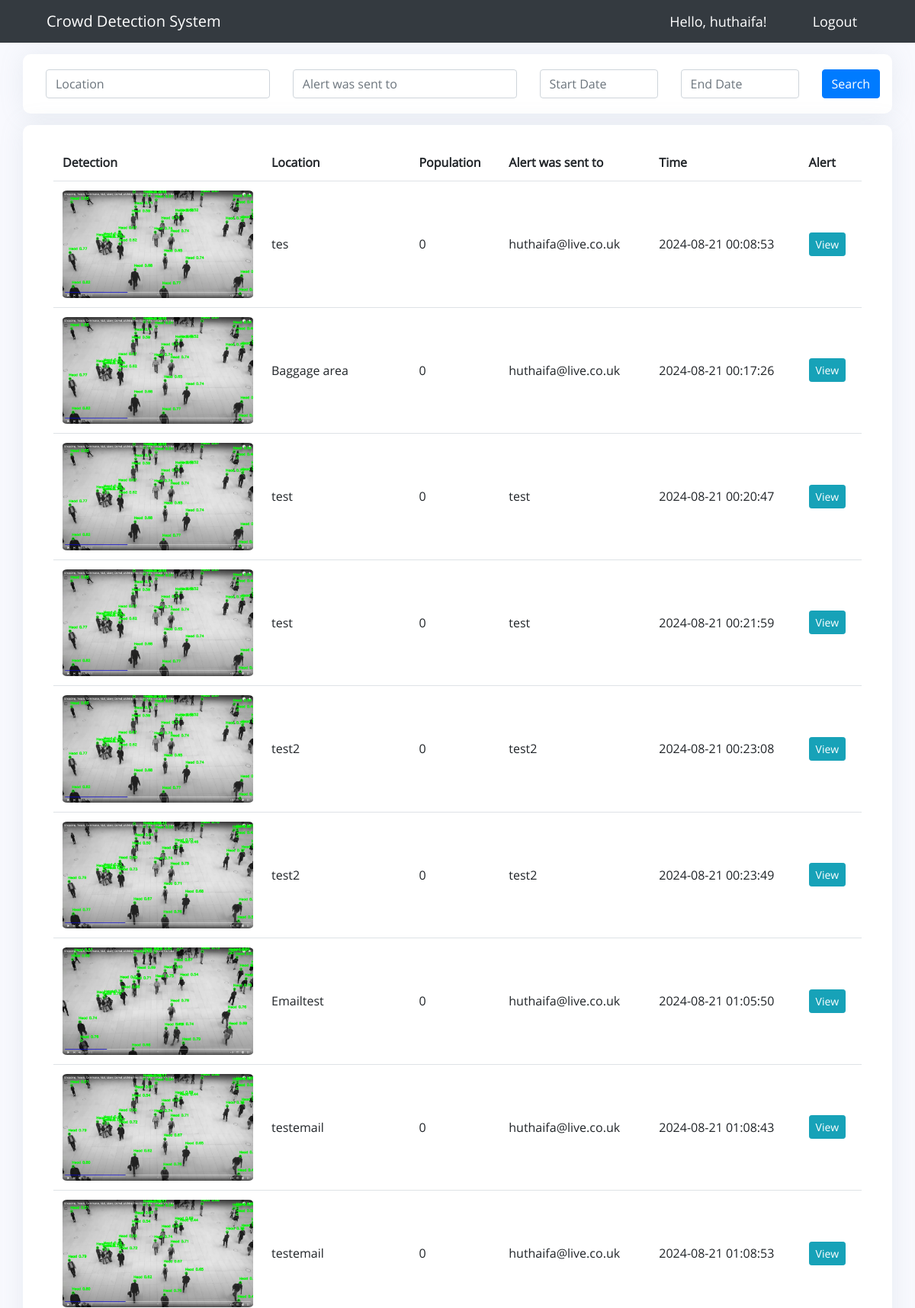
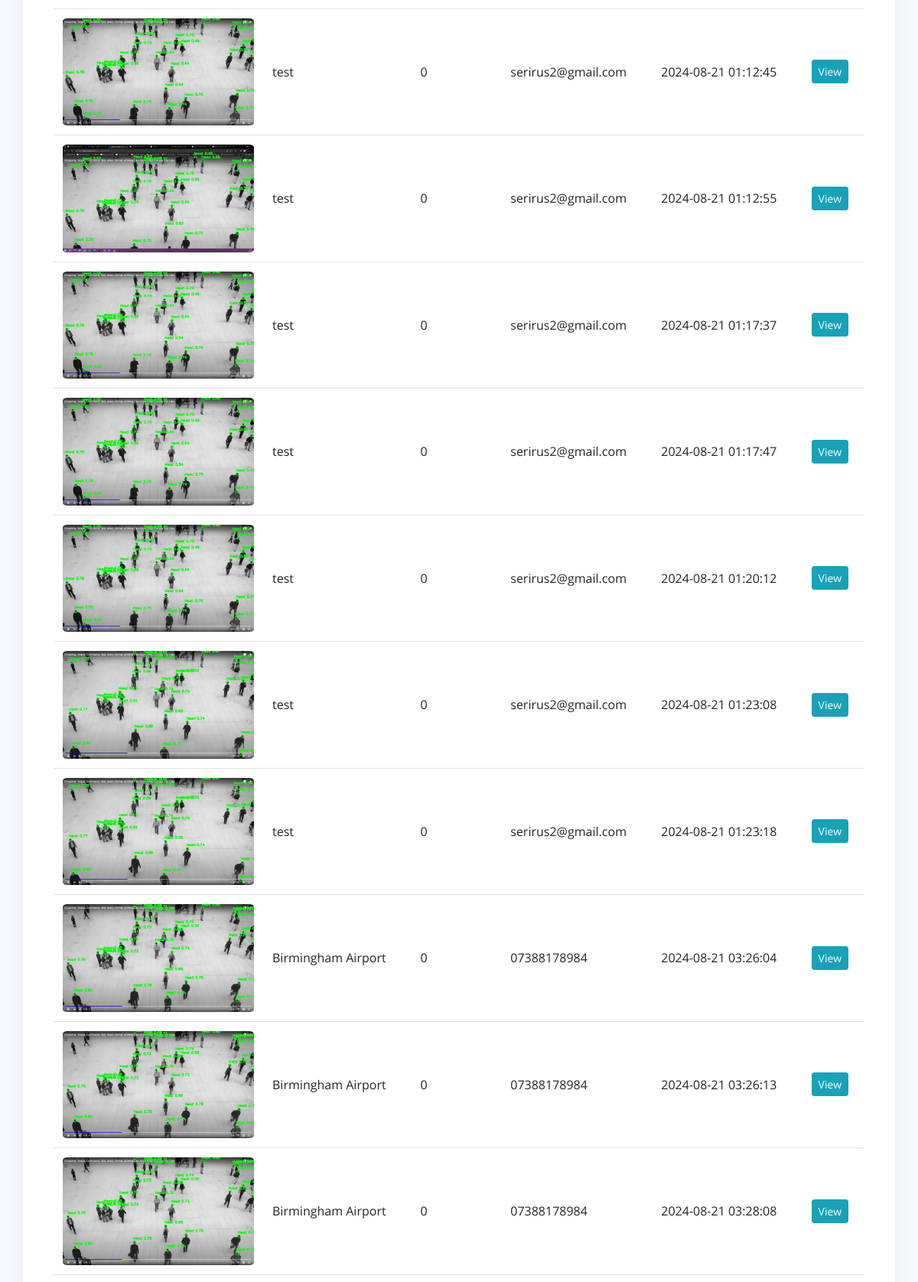
The app's page / (signed in, upper part) with its own data (2 pictures, top to bottom).
### myapp/models.py (models this page shows)
class UploadAlert(models.Model):
    image = models.ImageField("Uploaded image", upload_to=scramble_uploaded_filename)
    user_ID = models.ForeignKey(Token, on_delete=models.CASCADE)
    alert_receiver = models.CharField(max_length=200)
    location = models.CharField(max_length=200)
    date_created = models.DateTimeField(auto_now_add=True)
    population_count = models.IntegerField(default=0)  # Add this line

### myapp/views.py (the view)
# urls.py: path('', views.home, name='home'),
@login_required(login_url='login')
def home(request):
	token = Token.objects.get(user=request.user)
	uploadAlert = UploadAlert.objects.filter(user_ID = token)
	myFilter = DetectionFilter(request.GET, queryset=uploadAlert)
	uploadAlert = myFilter.qs
	context = {'myFilter':myFilter, 'uploadAlert':uploadAlert}
	return render(request, 'detection/dashboard.html', context)

### myapp/templatetags/event_tags.py (called while the page is built)
@register.filter(name='split')
def split(value, key):
    return str(value).split(key)

### myapp/templates/detection/dashboard.html (shortened to what this page needs)
{%  extends 'detection/main.html' %}
{% block content %}
{% load static %}
{% load event_tags %}
<div class="limiter">
<div class="container-login100 p-b-0 p-t-0">
	<div class="wrap-login100 p-l-30 p-r-30 p-t-20 p-b-20">
		<div class="Search">
			<form method="get">
				<div class="row">
					<div class="col">
						<input class="form-control" type="text"  placeholder="Location"
						name="{{ myFilter.form.location.name }}"
						id="{{ myFilter.form.location.id_for_label }}"
						maxlength="{{ myFilter.form.location.field.max_length }}"
						{% if myFilter.form.location.field.required %}required{% endif %}>
					</div>
					<div class="col">
						<input class="form-control" type="text"  placeholder="Alert was sent to"
						name="{{ myFilter.form.alert_receiver.name }}"
						id="{{ myFilter.form.alert_receiver.id_for_label }}"
						maxlength="{{ myFilter.form.alert_receiver.field.max_length }}"
						{% if myFilter.form.alert_receiver.field.required %}required{% endif %}>
					</div>
					<div class="col-2">
						<input class="form-control" type="text" id="date" placeholder="Start Date" autocomplete="off"
						name="{{ myFilter.form.start_date.name }}"
						id="{{ myFilter.form.start_date.id_for_label }}"
						maxlength="{{ myFilter.form.start_date.field.max_length }}"
						{% if myFilter.form.start_date.field.required %}required{% endif %}>
					</div>
					<div class="col-2">
						<input class="form-control" type="text" id="date" placeholder="End Date" autocomplete="off"
						name="{{ myFilter.form.end_date.name }}"
						id="{{ myFilter.form.end_date.id_for_label }}"
						maxlength="{{ myFilter.form.end_date.field.max_length }}"
						{% if myFilter.form.end_date.field.required %}required{% endif %}>
					</div>
					<div class="col-1">
						<button class="btn btn-primary" type="submit">Search</button>
					</div>
				  </div>
			</form>
		</div>
</div>
</div>
</div>
<div class="limiter">
<div class="container-login100 p-t-0">
<div class="wrap-login100 p-l-40 p-r-40 p-t-25 p-b-15">
	<table class="table table-image">
		<tr>
			<th scope="col" class="top-row">Detection</th>
			<th scope="col" class="top-row">Location</th>
			<th scope="col" class="top-row">Population</th>
			<th scope="col" class="top-row">Alert was sent to</th>
			<th scope="col" class="top-row">Time</th>
			<th scope="col" class="top-row">Alert</th>
		</tr>
		{% for alert in uploadAlert %}
		<tr>
			<td class="w-25"><img style="max-width: 250px; max-height: 150x; border-radius: 2.5%;"
				class="img-fluid" src='http://127.0.0.1:8000/static/images/{{alert.image}}'/></td>
			<td>{{alert.location}}</td>
			<td>{{alert.population_count}}</td>
			<td>{{alert.alert_receiver}}</td>
			<td>{{alert.date_created|date:"Y-m-d H:i:s"}}</td>
			{% with uuid=alert.image|split:"." %}
			<td><a class="btn btn-sm btn-info" href="/alert/{{uuid.0}}">View</a></td>
			{% endwith %}
		</tr>
		{% endfor %}
	</table>
</div>
</div>
</div>
{% endblock %}

### myapp/templates/detection/main.html (shortened to what this page needs)
{% load static %}
<!DOCTYPE html>
<html>
<head>
	<link rel="stylesheet" href="https://stackpath.bootstrapcdn.com/bootstrap/4.3.1/css/bootstrap.min.css">
	<link rel="stylesheet" type="text/css" href="{% static '/css/dashboard.css' %}">
	<link rel="stylesheet" type="text/css" href="{% static '/css/util.css' %}">
	<link rel="stylesheet" href="https://cdnjs.cloudflare.com/ajax/libs/bootstrap-datepicker/1.4.1/css/bootstrap-datepicker3.css"/>
</head>
<body>
	{%  include 'detection/navbar.html' %}
	<div class="container-fluid">
	{% block content %}
	{% endblock %}
    </div>
</body>
</html>

### myapp/templates/detection/navbar.html
{% load static %}
<link rel="stylesheet" type="text/css" href="{% static '/css/navbar.css' %}">
<link rel="stylesheet" type="text/css" href="{% static '/css/util.css' %}">
<nav class="navbar navbar-dark bg-dark justify-content-between">
  <span class="navbar-brand" style="margin-left: 45px;">Crowd Detection System</span>
  <ul class="form-inline my-2 my-lg-0">
    <span class="hello-msg">Hello, {{request.user}}!</span>
    <span><a class="hello-msg" href="{% url 'logout' %}">Logout</a></span>
  </ul>
</nav>

### static/css/dashboard.css (style rules this page uses)
* { margin: 0px; padding: 0px; box-sizing: border-box; }
body, html { height: 100%; font-family: OpenSans-Regular, sans-serif; background: #f8f9fe; }
a { font-family: OpenSans-Regular; font-size: 14px; line-height: 1.7; color: #666666; margin: 0px; transition: all 0.4s; -webkit-transition: all 0.4s; -o-transition: all 0.4s; -moz-transition: all 0.4s; }
ul, li { margin: 0px; list-style-type: none; }
input { outline: none; }
button { outline: none !important; border: none; background: transparent; }
.limiter { width: 100%; margin: 0 auto; }
.container-login100 { width: 100%; height: 10%; min-height: 13.5vh; display: -webkit-box; display: -webkit-flex; display: -moz-box; display: -ms-flexbox; display: flex; flex-wrap: wrap; justify-content: center; align-items: center; padding: 15px; }
.wrap-login100 { width: 100%; background: #fff; border-radius: 10px; overflow: hidden; box-shadow: 0 0 2rem 0 rgba(136, 152, 170, .15) !important; }
.table-image td, .table-image th { vertical-align: middle; }
.table th { border-top: 0px solid #dee2e6; }
.table td { padding: .75rem; border-top: 1px solid #dee2e6; }

### static/css/navbar.css (style rules this page uses)
* { margin: 0px; padding: 0px; box-sizing: border-box; }
body, html { height: 100%; font-family: OpenSans-Regular, sans-serif; }
.hello-msg { font-size: 18px; color: #fff; margin-right: 60px; }

### records on screen
UploadAlert: image (picture), location "tes", population_count "0", alert_receiver "huthaifa@live.co.uk", date_created "2024-08-21 00:08:53"
UploadAlert: image (picture), location "Baggage area", population_count "0", alert_receiver "huthaifa@live.co.uk", date_created "2024-08-21 00:17:26"
UploadAlert: image (picture), location "test", population_count "0", alert_receiver "test", date_created "2024-08-21 00:20:47"
UploadAlert: image (picture), location "test", population_count "0", alert_receiver "test", date_created "2024-08-21 00:21:59"
UploadAlert: image (picture), location "test2", population_count "0", alert_receiver "test2", date_created "2024-08-21 00:23:08"
UploadAlert: image (picture), location "test2", population_count "0", alert_receiver "test2", date_created "2024-08-21 00:23:49"
UploadAlert: image (picture), location "Emailtest", population_count "0", alert_receiver "huthaifa@live.co.uk", date_created "2024-08-21 01:05:50"
UploadAlert: image (picture), location "testemail", population_count "0", alert_receiver "huthaifa@live.co.uk", date_created "2024-08-21 01:08:43"
UploadAlert: image (picture), location "testemail", population_count "0", alert_receiver "huthaifa@live.co.uk", date_created "2024-08-21 01:08:53"
UploadAlert: image (picture), location "test", population_count "0", alert_receiver "serirus2@gmail.com", date_created "2024-08-21 01:12:45"
UploadAlert: image (picture), location "test", population_count "0", alert_receiver "serirus2@gmail.com", date_created "2024-08-21 01:12:55"
UploadAlert: image (picture), location "test", population_count "0", alert_receiver "serirus2@gmail.com", date_created "2024-08-21 01:17:37"
UploadAlert: image (picture), location "test", population_count "0", alert_receiver "serirus2@gmail.com", date_created "2024-08-21 01:17:47"
UploadAlert: image (picture), location "test", population_count "0", alert_receiver "serirus2@gmail.com", date_created "2024-08-21 01:20:12"
UploadAlert: image (picture), location "test", population_count "0", alert_receiver "serirus2@gmail.com", date_created "2024-08-21 01:23:08"
UploadAlert: image (picture), location "test", population_count "0", alert_receiver "serirus2@gmail.com", date_created "2024-08-21 01:23:18"
UploadAlert: image (picture), location "Birmingham Airport", population_count "0", alert_receiver "07388178984", date_created "2024-08-21 03:26:04"
UploadAlert: image (picture), location "Birmingham Airport", population_count "0", alert_receiver "07388178984", date_created "2024-08-21 03:26:13"
UploadAlert: image (picture), location "Birmingham Airport", population_count "0", alert_receiver "07388178984", date_created "2024-08-21 03:28:08"

### other values on screen
{{ request.user }} "huthaifa"
